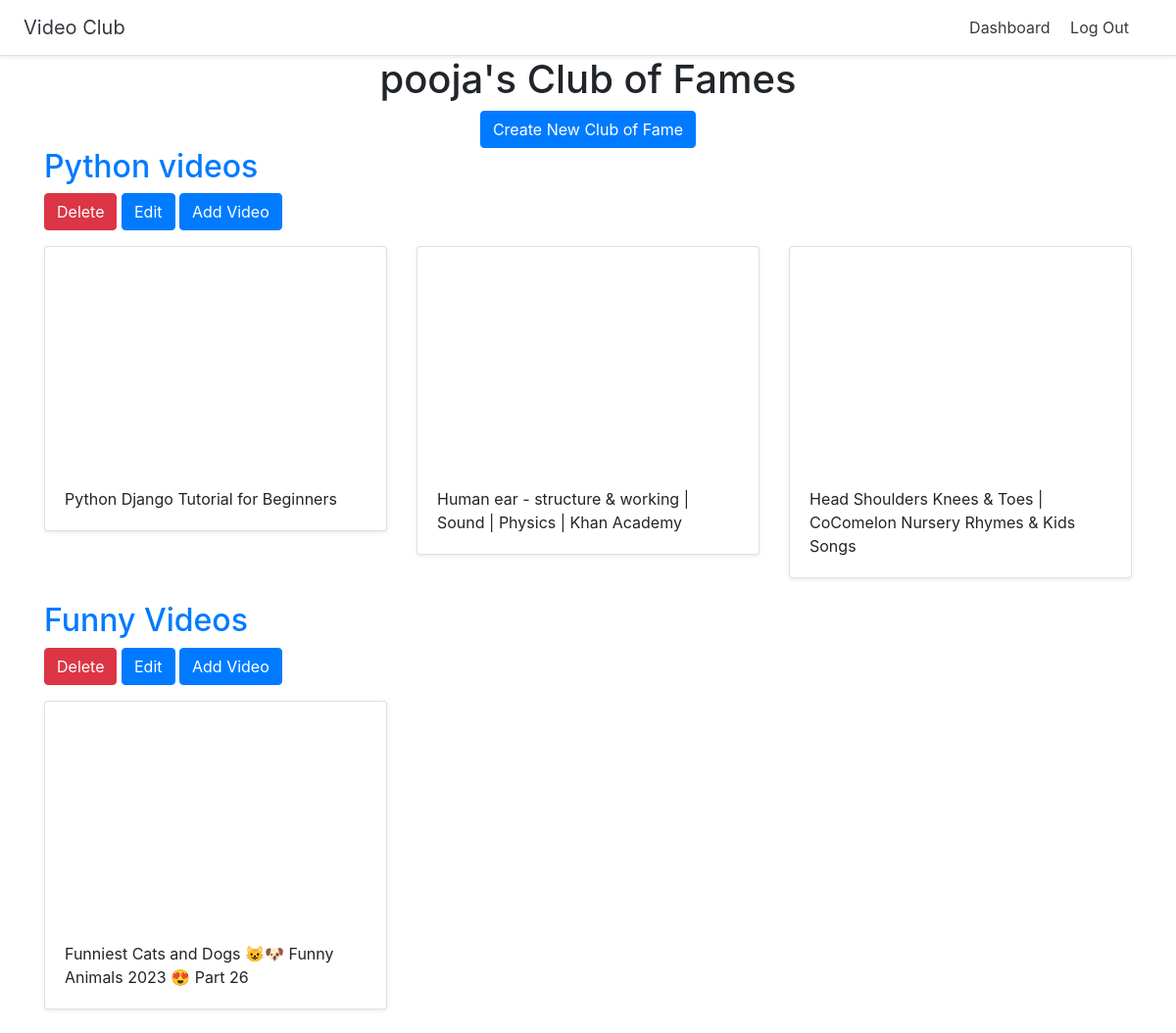
Screenshot of /dashboard (signed in) with the database file from the repository.
### club/models.py (models this page shows)
class Club(models.Model):
    title =models.CharField(max_length=255)
    user = models.ForeignKey(User, on_delete=models.CASCADE, null=True) #Have one issue with null.. no need of null=True but need to check

class Video(models.Model):
    title =models.CharField(max_length=255)
    url = models.URLField()
    youtube_id = models.CharField(max_length=255)
    club = models.ForeignKey(Club, on_delete=models.CASCADE)

### club/views.py (the view)
# urls.py: path('dashboard', views.dashboard, name='dashboard'),
@login_required # To access dashboard, user should login first.
def dashboard(request):
    clubs = Club.objects.filter(user=request.user) # User can see is own clubs only
    return render(request, 'dashboard.html', {'clubs': clubs})

### club/templates/dashboard.html
{% extends 'base.html' %}
{% block content %}
<div class="container">
  <div class="text-center">
    <h1>{{ user.username }}'s Club of Fames</h1>
    <a href="{% url 'create_club' %}" class="btn btn-primary">Create New Club of Fame</a>
  </div>
    {% for club in clubs %}
<h2><a href="{% url 'detail_club' club.id %}">{{ club.title }}</a></h2>
<a href="{% url 'delete_club' club.id %}" class="btn btn-danger">Delete</a>
<a href="{% url 'update_club' club.id %}" class="btn btn-primary">Edit</a>
<a href="{% url 'add_video' club.id %}" class="btn btn-primary">Add Video</a>
    <div class="row">
      {% for video in club.video_set.all %}
      <div class="col-md-4 mt-3">
        <div class="card mb-4 shadow-sm">
          <iframe width="100%" height="225" src="https://www.youtube.com/embed/{{ video.youtube_id }}" frameborder="0" allow="accelerometer; autoplay; encrypted-media; gyroscope; picture-in-picture" allowfullscreen></iframe>
          <div class="card-body">
            <p class="card-text">{{ video.title }}</p>
          </div>
        </div>
      </div>
      {% endfor %}
      </div>
    {% endfor %}
</div>
{% endblock %}

### rows the page displays
Club: title "Python videos"
Video: title "Python Django Tutorial for Beginners"
Video: title "Human ear - structure & working | Sound | Physics | Khan Academy"
Video: title "Head Shoulders Knees & Toes | CoComelon Nursery Rhymes & Kids Songs"
Club: title "Funny Videos"
Video: title "Funniest Cats and Dogs 😺🐶 Funny Animals 2023 😍 Part 26"

### other values shown
{{ user.username }} "pooja"
